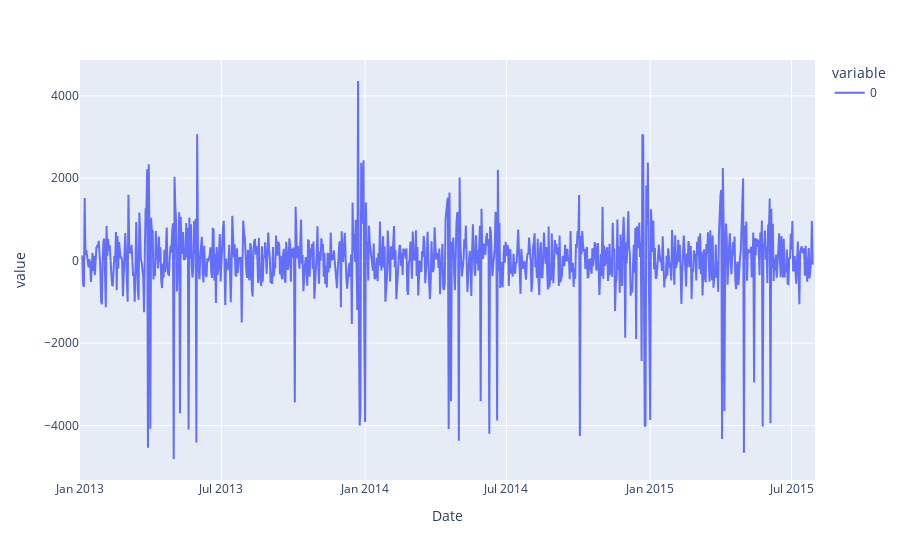

The code cell stored with this chart in its notebook:
### Markdown cell above
f(Promo, StateHoliday, CompetitorPromo) -> resid

### Code cell
fig = px.line(result.observed - result.trend - result.seasonal )
fig.show()

### Figure 1 — Plotly figure (JSON) as saved in the notebook; plotly's stock layout.template omitted (floating-point values rounded to 4 significant figures; data arrays with more than 128 entries replaced by an {"elided": "..."} marker saying what was removed)
{"data": [{"hovertemplate": "variable=0<br>Date=%{x}<br>value=%{y}<extra></extra>", "legendgroup": "0", "line": {"color": "#636efa", "dash": "solid"}, "marker": {"symbol": "circle"}, "mode": "lines", "name": "0", "orientation": "v", "showlegend": true, "type": "scatter", "x": {"elided": "942 str values"}, "xaxis": "x", "y": {"elided": "942 float values"}, "yaxis": "y"}], "layout": {"legend": {"title": {"text": "variable"}, "tracegroupgap": 0}, "margin": {"t": 60}, "xaxis": {"anchor": "y", "domain": [0, 1], "title": {"text": "Date"}}, "yaxis": {"anchor": "x", "domain": [0, 1], "title": {"text": "value"}}}}
